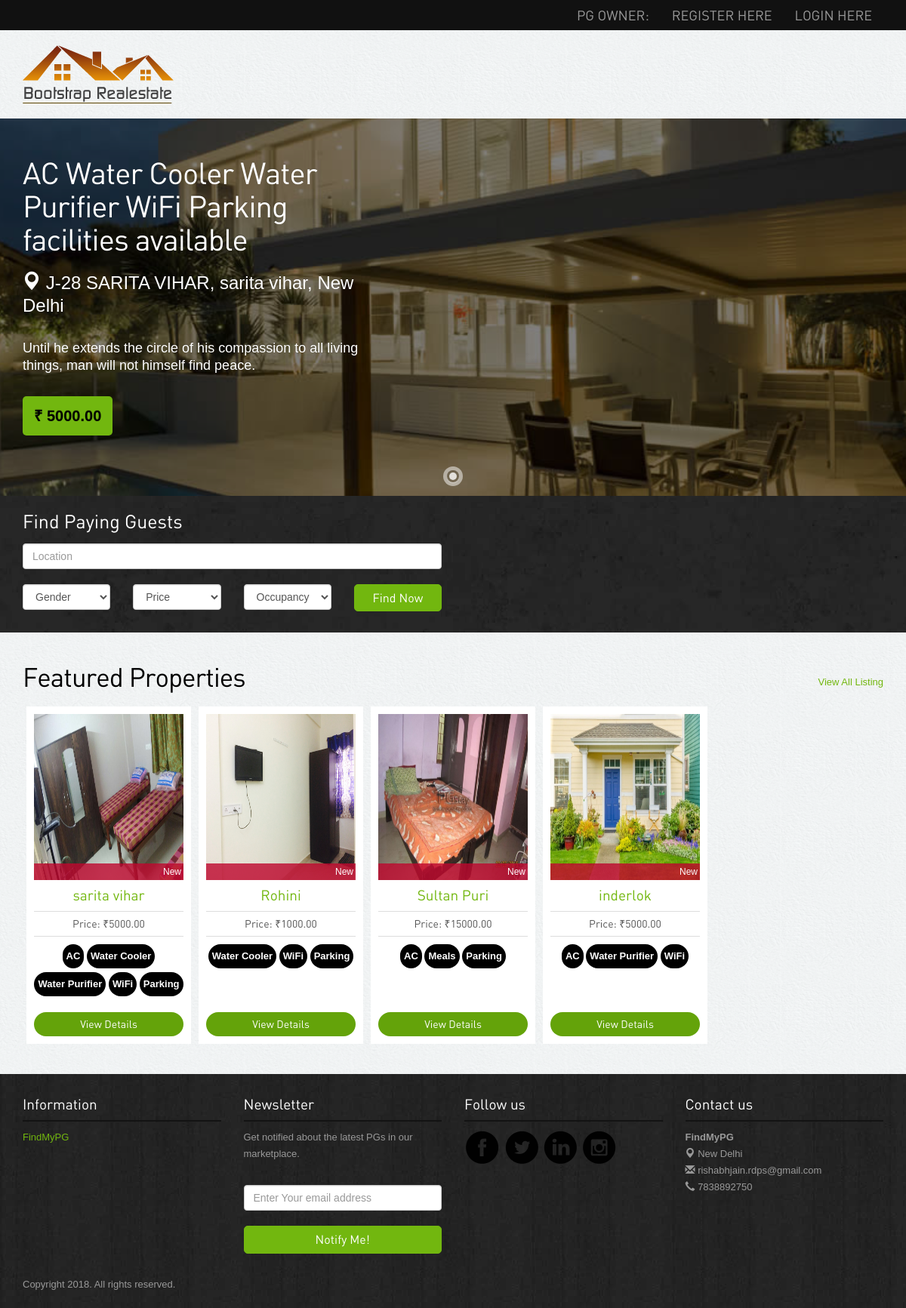
The page / on the database its author committed.
### main/models.py (models this page shows)
class PG(models.Model):
    ownerid=models.ForeignKey(Owner, on_delete=models.CASCADE)
    address=models.CharField(max_length=30)
    location=models.CharField(max_length=30)
    city=models.CharField(max_length=30)
    pin=models.IntegerField()
    rent=models.DecimalField(max_digits=10,decimal_places=2)
    occupancy=models.IntegerField()
    forgender=models.CharField(max_length=30)
    size=models.IntegerField()
    rooms=models.IntegerField()
    intime=models.DateTimeField()
    outtime=models.DateTimeField()

### user/views.py (the view)
# urls.py: path(r'', user.index),
def index(request):
	pgs=PG.objects.filter()
	pgs=pgs[:5]
	for i in range(len(pgs)):
		pgimages=PGImages.objects.filter(pgid=pgs[i])
		if(len(pgimages)!=0):
			pgs[i].image=pgimages[0].image
		amn=Ameneties.objects.get(pgid=pgs[i])
		pgs[i].ameneties=[]
		if(amn.ac==True):
			pgs[i].ameneties.append('AC')
		if(amn.watercooler==True):
			pgs[i].ameneties.append('Water Cooler')
		if(amn.waterpurifier==True):
			pgs[i].ameneties.append('Water Purifier')
		if(amn.geyser==True):
			pgs[i].ameneties.append('Geyser')
		if(amn.bed==True):
			pgs[i].ameneties.append('Bed')
		if(amn.wifi==True):
			pgs[i].ameneties.append('WiFi')
		if(amn.meals==True):
			pgs[i].ameneties.append('Meals')
		if(amn.parking==True):
			pgs[i].ameneties.append('Parking')
	data={'pgs':pgs}
	return render(request,'user/index.html',data)

### user/templates/user/index.html (shortened to what this page needs)
{% extends 'user/base.html' %}
{% load static %}
{% block 'main' %}
<div class="">
    <div id="slider" class="sl-slider-wrapper">
        <div class="sl-slider">
        {% for pg in pgs %}
          <div class="sl-slide" data-orientation="horizontal" data-slice1-rotation="-25" data-slice2-rotation="-25" data-slice1-scale="2" data-slice2-scale="2">
            <div class="sl-slide-inner">
              <div class="bg-img bg-img-1";"></div>
              <h2>
                {% for amn in pg.ameneties %}
                {{amn}}
                {% endfor %}
                facilities available
              </h2>
              <blockquote>
              <p class="location"><span class="glyphicon glyphicon-map-marker"></span> {{pg.address}}, {{pg.location}}, {{pg.city}}</p>
              <p>Until he extends the circle of his compassion to all living things, man will not himself find peace.</p>
              <a href="/pg/details/{{pg.id}}/"><cite style="color:black">₹ {{pg.rent}}</cite></a>
              </blockquote>
            </div>
          </div>
        {% endfor %}
        </div>
        <nav id="nav-dots" class="nav-dots">
          <span class="nav-dot-current"></span>
        </nav>
      </div>
</div>
<div class="banner-search">
  <div class="container">
    <h3>Find Paying Guests</h3>
    <form action="/search/" method="post">
    <div class="searchbar">
      <div class="row">
        <div class="col-lg-6 col-sm-6">
          <input type="text" class="form-control" name="location" placeholder="Location">
          <div class="row">
            <div class="col-lg-3 col-sm-3 ">
              <select name="forgender" class="form-control">
                <option>Gender</option>
              </select>
            </div>
            <div class="col-lg-3 col-sm-4">
              <select name="price" class="form-control">
                <option>Price</option>
              </select>
            </div>
            <div class="col-lg-3 col-sm-4">
            <select name="occupancy" class="form-control">
                <option>Occupancy</option>
              </select>
              </div>
              <div class="col-lg-3 col-sm-4">
              <button class="btn btn-success"  onclick="window.location.href='buysalerent.php'">Find Now</button>
              </div>
          </div>
        </div>
      </div>
    </div>
    </form>
  </div>
</div>
<div class="container">
  <div class="properties-listing spacer"> <a href="/search/" class="pull-right viewall">View All Listing</a>
    <h2>Featured Properties</h2>
    <div id="owl-example" class="owl-carousel">
    {% for pg in pgs %}
      <div class="properties" style="min-height: 440px">
        <div class="image-holder"><img style="height:220px;width:100%" src="images/{{pg.image}}" class="img-responsive" alt="properties"/>
          <div class="status new">New</div>
        </div>
        <h4><a href="property-detail.php">{{ pg.location }}</a></h4>
        <p class="price">Price: ₹{{ pg.rent }}</p>
        <div class="listing-detail" style="height:60px;">
          {% for amn in pg.ameneties %}
          <label style="padding:5px;color:white;background-color:black;maring:5px;border-radius: 20px">{{amn}}</label>
          {% endfor %}
        </div>
        <a class="btn btn-primary" href="/pg/details/{{pg.id}}/">View Details</a>
      </div>
    {% endfor %}
    </div>
  </div>
</div>
{% endblock %}

### user/templates/user/base.html (shortened to what this page needs)
{% load static %}
<!DOCTYPE html>
<html lang="en">
<head>
 	<link rel="stylesheet" href="{% static 'user/assets/bootstrap/css/bootstrap.css' %}" />
  <link rel="stylesheet" href="{% static 'user/assets/style.css' %}"/>
<link rel="stylesheet" href="{% static 'user/assets/owl-carousel/owl.carousel.css' %}">
<link rel="stylesheet" href="{% static 'user/assets/owl-carousel/owl.theme.css' %}">
    <link rel="stylesheet" type="text/css" href="{% static 'user/assets/slitslider/css/style.css' %}" />
    <link rel="stylesheet" type="text/css" href="{% static 'user/assets/slitslider/css/custom.css' %}" />
</head>
<body>
<div class="navbar-wrapper">
        <div class="navbar-inverse" role="navigation">
          <div class="container">
            <div class="navbar-collapse  collapse">
              <ul class="nav navbar-nav navbar-right">
               <li class=""><a href="/"></a></li>
                <li><a href="#"></a></li>
                <li><a style="font-size:18px">PG Owner:</a></li>
                <li><a href="/owner/register/" style="font-size:18px">Register Here</a></li>
                <li><a href="/owner/login/" style="font-size:18px">Login Here</a></li>
              </ul>
            </div>
          </div>
        </div>
    </div>
<div class="container">
<div class="header">
<a href="/"><img src="{% static 'user/images/logo.png' %}" alt="Realestate" ></a>
</div>
</div>
{% block 'main' %}
{% endblock %}
<div class="footer">
<div class="container">
<div class="row">
            <div class="col-lg-3 col-sm-3">
                   <h4>Information</h4>
                   <ul class="row">
                <li class="col-lg-12 col-sm-12 col-xs-3"><a href="/">FindMyPG</a></li>
                </ul>
            </div>
            <div class="col-lg-3 col-sm-3">
                    <h4>Newsletter</h4>
                    <p>Get notified about the latest PGs in our marketplace.</p>
                    <form class="form-inline" role="form">
                            <input type="text" placeholder="Enter Your email address" class="form-control">
                                <button class="btn btn-success" type="button">Notify Me!</button></form>
            </div>
            <div class="col-lg-3 col-sm-3">
                    <h4>Follow us</h4>
                    <a href="https://www.facebook.com/rishabhjain2146"><img src="{% static 'user/images/facebook.png' %}" alt="facebook"></a>
                    <a href="https://twitter.com/rishabhrock2146"><img src="{% static 'user/images/twitter.png' %}" alt="twitter"></a>
                    <a href="https://www.linkedin.com/in/rishabh-jain-517756142/"><img src="{% static 'user/images/linkedin.png' %}" alt="linkedin"></a>
                    <a href="https://www.instagram.com/itsrishabhhere/"><img src="{% static 'user/images/instagram.png' %}" alt="instagram"></a>
            </div>
             <div class="col-lg-3 col-sm-3">
                    <h4>Contact us</h4>
                    <p><b>FindMyPG</b><br>
<span class="glyphicon glyphicon-map-marker"></span> New Delhi <br>
<span class="glyphicon glyphicon-envelope"></span> rishabhjain.rdps@gmail.com<br>
<span class="glyphicon glyphicon-earphone"></span> 7838892750</p>
            </div>
        </div>
<p class="copyright">Copyright 2018. All rights reserved. </p>
</div></div>
</body>
</html>

### user/static/user/assets/style.css (style rules this page uses)
body { color:#555; font:normal 13px/22px Arial; background:url(../images/bgmain.png) #eee; }
h1,h2,h3,h4,h5 { font-weight:normal; font-family: din;margin: 0;padding: 0;color: #000 }
h2 { font-size: 35px; letter-spacing: -1px;margin-bottom: 20px; }
h3 { margin: 0 0 15px 0; font-size: 25px; }
h4 { margin: 10px 0; font-size: 19px; }
p { margin-bottom: 30px; }
a { color:#72b70f; text-decoration:none;outline: none; }
.spacer { margin-top: 40px;margin-bottom:40px; }
select,input { outline: 0; margin-bottom: 20px; }
.btn { border-radius: 5px; font-family: din; outline: none; }
.btn-success { background: #72b70f;border:1px solid #72b70f;padding:6px 20px; font-size:16px; width: 100%; }
.btn-primary { background: #64a30a;border:none;width: 100%;border-radius: 20px; }
.header { padding: 20px 0; }
.navbar-inverse { background-color: #111; }
.navbar-inverse .navbar-nav > li > a { font-size: 11px;padding-top: 10px;padding-bottom: 10px;font-family: din;text-transform: uppercase; }
.banner-search { background:url(../images/bginside.jpg) #111;color: #fff;padding: 20px 0 10px 0; font-size: 16px; }
.banner-search h3 { color: #fff; }
.properties-listing .viewall { margin-top: 15px; }
.properties-listing div.properties { padding: 10px; background-color: #fff;text-align: center; margin-bottom: 20px; }
.owl-wrapper-outer div.properties { margin: 0 5px; }
.properties-listing div.properties .image-holder { position: relative; }
.properties-listing div.properties .status { position: absolute;bottom: 0;z-index: 100;display: block;width: 100%;color: #fff;padding:0 3px;text-align: right; font-size: 12px; }
.properties-listing div.properties p { margin-bottom: 10px; font-size: 14px;border-top: 1px solid #ddd;border-bottom: 1px solid #ddd;padding: 5px 0;font-family: din; }
.listing-detail { margin-bottom: 30px; }
.status.new { background:rgba(190,7,46,0.8); }
.footer { background:url(../images/bg.jpg) #222; padding: 20px 0; color: #999; }
.footer h4 { color: #fff;border-bottom: 2px solid #131313;margin-bottom: 10px;padding-bottom: 10px; }
.footer ul { list-style: none;padding: 0; }
.footer p.copyright { margin: 30px 0 0 0; }

### user/static/user/assets/slitslider/css/style.css (style rules this page uses)
.sl-slider-wrapper { width: 800px; height: 400px; margin: 0 auto; position: relative; overflow: hidden; }
.sl-slider { position: absolute; top: 0; left: 0; }
.sl-slide, .sl-slides-wrapper, .sl-slide-inner { position: absolute; width: 100%; height: 100%; top: 0; left: 0; }
.sl-slide { z-index: 1; }
.sl-slide-horizontal .sl-slide-inner { background: #000; }

### rows shown on the page
PG: ameneties "AC" "Water Cooler" "Water Purifier" "WiFi" "Parking", address "J-28 SARITA VIHAR", location "sarita vihar", city "New Delhi", rent "5000.00", shows a picture, ameneties "AC" "Water Cooler" "Water Purifier" "WiFi" "Parking"
PG: shows a picture, location "Rohini", rent "1000.00", ameneties "Water Cooler" "WiFi" "Parking"
PG: shows a picture, location "Sultan Puri", rent "15000.00", ameneties "AC" "Meals" "Parking"
PG: shows a picture, location "inderlok", rent "5000.00", ameneties "AC" "Water Purifier" "WiFi"
